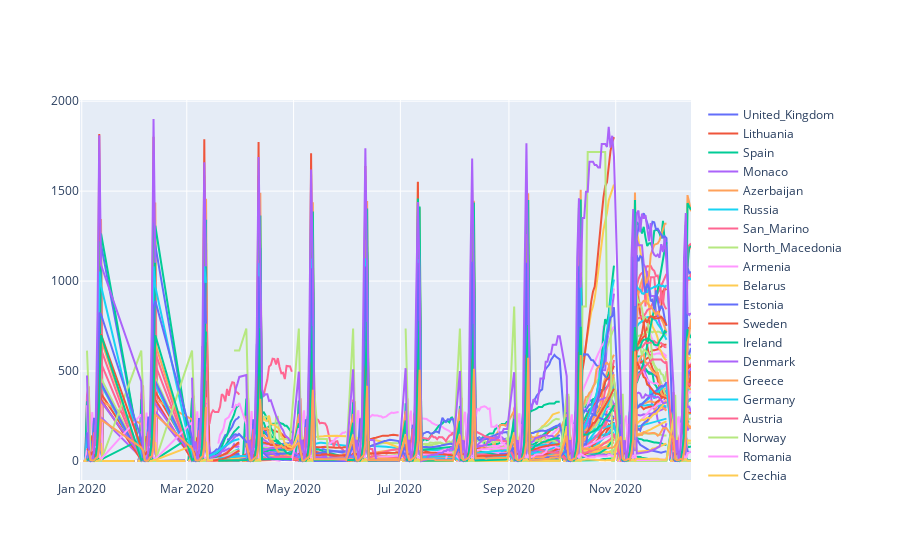

Notebook code cell kept with this figure:
### Markdown cell above
Create a line plot showing the `14-incidence` for all European countries. Use `groupby` operation to generate the data list for the plotly plot.

### Code cell
cdf_EU = cdf[cdf["Continent"] == "Europe"] 
cdf_EU = cdf_EU.sort_values(by = ["date_reported"])
EU_countries = cdf_EU["Country"].unique()
grp_country = cdf_EU[['Country','14d_incidence',"date_reported"]].groupby(cdf_EU['Country'])

x_list = []
y_list = []
fig = go.Figure()
for country in EU_countries:
    cdf_country_EU = cdf_EU[cdf_EU["Country"] == country] 
    fig.add_trace(go.Scatter(x=cdf_country_EU["date_reported"], y=cdf_country_EU["14d_incidence"], name=country,
                line_shape='spline'))
    y_list.append(cdf_country_EU["14d_incidence"])
    x_list.append(cdf_country_EU["date_reported"])
#fig = px.line(grp_country, x = "date_reported", y = "14d_incidence")

fig.show()
EU_countries

### Figure 1 — Plotly figure (JSON) as saved in the notebook; plotly's stock layout.template omitted (floating-point values rounded to 4 significant figures; data arrays with more than 128 entries replaced by an {"elided": "..."} marker saying what was removed)
{"data": [{"name": "United_Kingdom", "type": "scatter", "x": {"elided": "350 str values"}, "y": {"elided": "350 float values"}}, {"name": "Lithuania", "type": "scatter", "x": {"elided": "341 str values"}, "y": {"elided": "341 float values"}}, {"name": "Spain", "type": "scatter", "x": {"elided": "347 str values"}, "y": {"elided": "347 float values"}}, {"name": "Monaco", "type": "scatter", "x": {"elided": "338 str values"}, "y": {"elided": "338 float values"}}, {"name": "Azerbaijan", "type": "scatter", "x": {"elided": "343 str values"}, "y": {"elided": "343 float values"}}, {"name": "Russia", "type": "scatter", "x": {"elided": "350 str values"}, "y": {"elided": "350 float values"}}, {"name": "San_Marino", "type": "scatter", "x": {"elided": "349 str values"}, "y": {"elided": "349 float values"}}, {"name": "North_Macedonia", "type": "scatter", "x": {"elided": "341 str values"}, "y": {"elided": "341 float values"}}, {"name": "Armenia", "type": "scatter", "x": {"elided": "341 str values"}, "y": {"elided": "341 float values"}}, {"name": "Belarus", "type": "scatter", "x": {"elided": "342 str values"}, "y": {"elided": "342 float values"}}, {"name": "Estonia", "type": "scatter", "x": {"elided": "345 str values"}, "y": {"elided": "345 float values"}}, {"name": "Sweden", "type": "scatter", "x": {"elided": "350 str values"}, "y": {"elided": "350 float values"}}, {"name": "Ireland", "type": "scatter", "x": {"elided": "347 str values"}, "y": {"elided": "347 float values"}}, {"name": "Denmark", "type": "scatter", "x": {"elided": "350 str values"}, "y": {"elided": "350 float values"}}, {"name": "Greece", "type": "scatter", "x": {"elided": "348 str values"}, "y": {"elided": "348 float values"}}, {"name": "Germany", "type": "scatter", "x": {"elided": "350 str values"}, "y": {"elided": "350 float values"}}, {"name": "Austria", "type": "scatter", "x": {"elided": "350 str values"}, "y": {"elided": "350 float values"}}, {"name": "Norway", "type": "scatter", "x": {"elided": "350 str values"}, "y": {"elided": "350 float values"}}, {"name": "Romania", "type": "scatter", "x": {"elided": "348 str values"}, "y": {"elided": "348 float values"}}, {"name": "Czechia", "type": "scatter", "x": {"elided": "348 str values"}, "y": {"elided": "348 float values"}}, {"name": "Iceland", "type": "scatter", "x": {"elided": "350 str values"}, "y": {"elided": "350 float values"}}, {"name": "Belgium", "type": "scatter", "x": {"elided": "350 str values"}, "y": {"elided": "350 float values"}}, {"name": "Luxembourg", "type": "scatter", "x": {"elided": "329 str values"}, "y": {"elided": "329 float values"}}, {"name": "Switzerland", "type": "scatter", "x": {"elided": "350 str values"}, "y": {"elided": "350 float values"}}, {"name": "Georgia", "type": "scatter", "x": {"elided": "347 str values"}, "y": {"elided": "347 float values"}}, {"name": "Italy", "type": "scatter", "x": {"elided": "349 str values"}, "y": {"elided": "349 float values"}}, {"name": "Croatia", "type": "scatter", "x": {"elided": "347 str values"}, "y": {"elided": "347 float values"}}, {"name": "France", "type": "scatter", "x": {"elided": "350 str values"}, "y": {"elided": "350 float values"}}, {"name": "Netherlands", "type": "scatter", "x": {"elided": "350 str values"}, "y": {"elided": "350 float values"}}, {"name": "Finland", "type": "scatter", "x": {"elided": "346 str values"}, "y": {"elided": "346 float values"}}, {"name": "Montenegro", "type": "scatter", "x": {"elided": "272 str values"}, "y": {"elided": "272 float values"}}, {"name": "Cyprus", "type": "scatter", "x": {"elided": "278 str values"}, "y": {"elided": "278 float values"}}, {"name": "Serbia", "type": "scatter", "x": {"elided": "280 str values"}, "y": {"elided": "280 float values"}}, {"name": "Turkey", "type": "scatter", "x": {"elided": "276 str values"}, "y": {"elided": "276 float values"}}, {"name": "Gibraltar", "type": "scatter", "x": {"elided": "270 str values"}, "y": {"elided": "270 float values"}}, {"name": "Ukraine", "type": "scatter", "x": {"elided": "276 str values"}, "y": {"elided": "276 float values"}}, {"name": "Bulgaria", "type": "scatter", "x": {"elided": "280 str values"}, "y": {"elided": "280 float values"}}, {"name": "Bosnia_and_Herzegovina", "type": "scatter", "x": {"elided": "277 str values"}, "y": {"elided": "277 float values"}}, {"name": "Albania", "type": "scatter", "x": {"elided": "281 str values"}, "y": {"elided": "281 float values"}}, {"name": "Latvia", "type": "scatter", "x": {"elided": "283 str values"}, "y": {"elided": "283 float values"}}, {"name": "Moldova", "type": "scatter", "x": {"elided": "280 str values"}, "y": {"elided": "280 float values"}}, {"name": "Slovakia", "type": "scatter", "x": {"elided": "282 str values"}, "y": {"elided": "282 float values"}}, {"name": "Guernsey", "type": "scatter", "x": {"elided": "270 str values"}, "y": {"elided": "270 float values"}}, {"name": "Malta", "type": "scatter", "x": {"elided": "283 str values"}, "y": {"elided": "283 float values"}}, {"name": "Poland", "type": "scatter", "x": {"elided": "284 str values"}, "y": {"elided": "284 float values"}}, {"name": "Slovenia", "type": "scatter", "x": {"elided": "284 str values"}, "y": {"elided": "284 float values"}}, {"name": "Kosovo", "type": "scatter", "x": {"elided": "275 str values"}, "y": {"elided": "275 float values"}}, {"name": "Holy_See", "type": "scatter", "x": {"elided": "275 str values"}, "y": {"elided": "275 float values"}}, {"name": "Faroe_Islands", "type": "scatter", "x": {"elided": "284 str values"}, "y": {"elided": "284 float values"}}, {"name": "Isle_of_Man", "type": "scatter", "x": {"elided": "269 str values"}, "y": {"elided": "269 float values"}}, {"name": "Liechtenstein", "type": "scatter", "x": {"elided": "279 str values"}, "y": {"elided": "279 float values"}}, {"name": "Portugal", "type": "scatter", "x": {"elided": "287 str values"}, "y": {"elided": "287 float values"}}, {"name": "Hungary", "type": "scatter", "x": {"elided": "284 str values"}, "y": {"elided": "284 float values"}}, {"name": "Andorra", "type": "scatter", "x": {"elided": "276 str values"}, "y": {"elided": "276 float values"}}, {"name": "Jersey", "type": "scatter", "x": {"elided": "270 str values"}, "y": {"elided": "270 float values"}}], "layout": {}}
